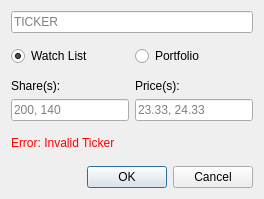
<?xml version="1.0" encoding="UTF-8"?>
<ui version="4.0">
 <class>AddStockDialog</class>
 <widget class="QDialog" name="AddStockDialog">
  <property name="geometry">
   <rect>
    <x>0</x>
    <y>0</y>
    <width>264</width>
    <height>199</height>
   </rect>
  </property>
  <property name="sizePolicy">
   <sizepolicy hsizetype="Fixed" vsizetype="Fixed">
    <horstretch>0</horstretch>
    <verstretch>0</verstretch>
   </sizepolicy>
  </property>
  <property name="windowTitle">
   <string>Add Stock</string>
  </property>
  <property name="inputMethodHints">
   <set>Qt::ImhNone</set>
  </property>
  <layout class="QVBoxLayout" name="verticalLayout">
   <item>
    <widget class="QLineEdit" name="lineEditTicker">
     <property name="placeholderText">
      <string>TICKER</string>
     </property>
    </widget>
   </item>
   <item>
    <layout class="QHBoxLayout" name="horizontalLayout">
     <item>
      <widget class="QRadioButton" name="radioButtonWatchList">
       <property name="sizePolicy">
        <sizepolicy hsizetype="Minimum" vsizetype="Minimum">
         <horstretch>0</horstretch>
         <verstretch>0</verstretch>
        </sizepolicy>
       </property>
       <property name="text">
        <string>Watch List</string>
       </property>
       <property name="checked">
        <bool>true</bool>
       </property>
      </widget>
     </item>
     <item>
      <widget class="QRadioButton" name="radioButtonPortfolio">
       <property name="sizePolicy">
        <sizepolicy hsizetype="Minimum" vsizetype="Minimum">
         <horstretch>0</horstretch>
         <verstretch>0</verstretch>
        </sizepolicy>
       </property>
       <property name="text">
        <string>Portfolio</string>
       </property>
      </widget>
     </item>
    </layout>
   </item>
   <item>
    <layout class="QVBoxLayout" name="verticalLayoutSharesPrices">
     <item>
      <layout class="QHBoxLayout" name="horizontalLayout_2">
       <item>
        <widget class="QLabel" name="labelShares">
         <property name="text">
          <string>Share(s):</string>
         </property>
        </widget>
       </item>
       <item>
        <widget class="QLabel" name="labelPrices">
         <property name="text">
          <string>Price(s):</string>
         </property>
        </widget>
       </item>
      </layout>
     </item>
     <item>
      <layout class="QHBoxLayout" name="horizontalLayout_3">
       <item>
        <widget class="QLineEdit" name="lineEditShares">
         <property name="readOnly">
          <bool>false</bool>
         </property>
         <property name="placeholderText">
          <string>200, 140</string>
         </property>
        </widget>
       </item>
       <item>
        <widget class="QLineEdit" name="lineEditPrices">
         <property name="readOnly">
          <bool>false</bool>
         </property>
         <property name="placeholderText">
          <string>23.33, 24.33</string>
         </property>
        </widget>
       </item>
      </layout>
     </item>
    </layout>
   </item>
   <item>
    <widget class="QLabel" name="labelError">
     <property name="text">
      <string>&lt;html&gt;&lt;head/&gt;&lt;body&gt;&lt;p&gt;&lt;span style=&quot; color:#ff0000;&quot;&gt;Error: Invalid Ticker&lt;/span&gt;&lt;/p&gt;&lt;/body&gt;&lt;/html&gt;</string>
     </property>
    </widget>
   </item>
   <item>
    <widget class="QDialogButtonBox" name="buttonBox">
     <property name="orientation">
      <enum>Qt::Horizontal</enum>
     </property>
     <property name="standardButtons">
      <set>QDialogButtonBox::Cancel|QDialogButtonBox::Ok</set>
     </property>
    </widget>
   </item>
  </layout>
 </widget>
 <tabstops>
  <tabstop>lineEditTicker</tabstop>
  <tabstop>radioButtonWatchList</tabstop>
  <tabstop>radioButtonPortfolio</tabstop>
  <tabstop>lineEditShares</tabstop>
  <tabstop>lineEditPrices</tabstop>
 </tabstops>
 <resources/>
 <connections>
  <connection>
   <sender>buttonBox</sender>
   <signal>accepted()</signal>
   <receiver>AddStockDialog</receiver>
   <slot>accept()</slot>
   <hints>
    <hint type="sourcelabel">
     <x>227</x>
     <y>125</y>
    </hint>
    <hint type="destinationlabel">
     <x>157</x>
     <y>148</y>
    </hint>
   </hints>
  </connection>
  <connection>
   <sender>buttonBox</sender>
   <signal>rejected()</signal>
   <receiver>AddStockDialog</receiver>
   <slot>reject()</slot>
   <hints>
    <hint type="sourcelabel">
     <x>252</x>
     <y>131</y>
    </hint>
    <hint type="destinationlabel">
     <x>261</x>
     <y>148</y>
    </hint>
   </hints>
  </connection>
 </connections>
</ui>
